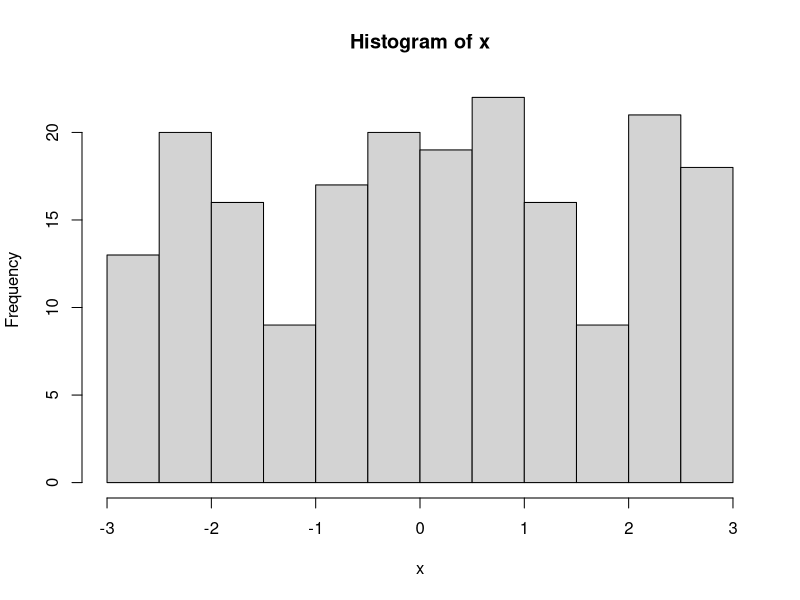
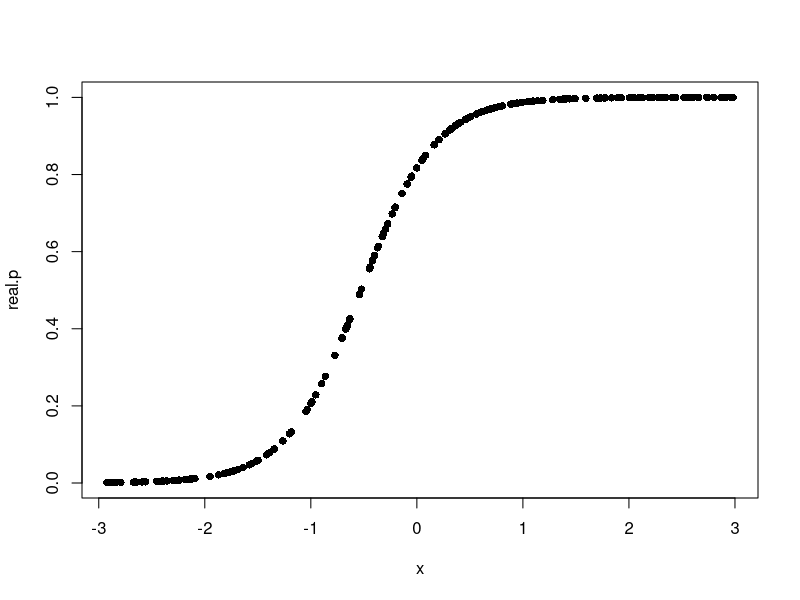
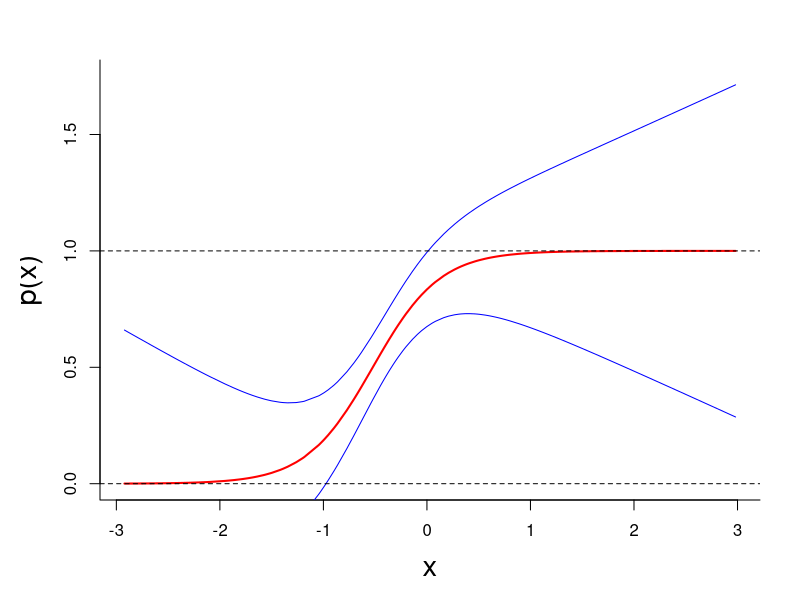

Recreate these plots in R, in order.


# Simulating data 'on the go':


ntrials <- 1; # Bernoulli trials
nreps <- 200;
x <- runif(n=200, min=-3, max=3)
hist(x)

# Setting P(success) as a function of a covariate
beta0<- 1.5
beta1 <- 2.85;
real.p <- 1/(1+exp(-(beta0+beta1*x)))
plot(x, real.p, pch=16)

# Simulating data
data.sim <- rbinom(n=nreps, size=ntrials, prob=real.p)

# raw data
my.data <- cbind(x,data.sim)
colnames(my.data) <- c("covariate", "Successes")

# Negative log-likelihood function:
negll.logist <- function(guess, obs.vec, xvals){
	
	beta0 <- guess[1]
	beta1 <- guess[2]
	p.x  <-  1/(1+exp(-(beta0+beta1*x)))
	
	llike <- dbinom(x=obs.vec, size=1, prob=p.x, log=TRUE)
	negll <- -sum(llike)
	return(negll)
}

# Compute the neg log likelihood for a vectore of guesses of the parameter values
# This is just to see if the negloglike function "negll.logist" works properly
my.guess <- c(0.44,0.6)
negll.logist(guess=my.guess, obs.vec=my.data[,2], xvals=my.data[,1])

# Now the optimization itself
# Work with the neg-loglikelihood and then, you don't need to multiply the hessian by -1

ml.estim <- optim(par=my.guess, fn=negll.logist, method="Nelder-Mead", obs.vec=my.data[,2], xvals= my.data[,1], hessian=TRUE)

mles <- ml.estim$par
my.hess <- ml.estim$hessian

library("MASS") # for 'ginv'

Fish.Inv <- ginv(my.hess) #solve(my.hess)

zalphahalf <- qnorm(p=0.975, mean=0,sd=1) 
st.errs <- zalphahalf*sqrt(diag(Fish.Inv))

low.cis <- mles - st.errs
hi.cis  <- mles + st.errs

CIs.mat <- cbind(low.cis, mles, hi.cis)
colnames(CIs.mat)  <- c("2.5%", "MLE", "97.5%")
row.names(CIs.mat) <- c("Beta0", "Beta1")
print(CIs.mat)


beta0.hat <- mles[1]
beta1.hat <- mles[2]

nice.xs <- sort(x)
p.hat <- 1/(1+exp(-(beta0.hat +beta1.hat*nice.xs)))


mu.y  <- 1/(1+exp(-(beta0.hat +beta1.hat*nice.xs) )) 
var.y <- Fish.Inv[1,1] + (nice.xs^2)*Fish.Inv[2,2] + 2*nice.xs*Fish.Inv[1,2]

first.deriv <- exp(-mu.y)/(1+exp(-mu.y))^2

var.p.x <- (first.deriv^2)*var.y

L.CI <- p.hat - zalphahalf*sqrt(var.p.x)
U.CI <- p.hat + zalphahalf*sqrt(var.p.x)


par(oma=c(1,1,1,1), mar=c(4,4,2,1))
plot(nice.xs, p.hat, type="l", col="red", lwd=2, ylim=c(0,1.75), bty="l", 
xlab="x", ylab="p(x)", cex.lab=1.75)
points(nice.xs, L.CI, type="l", col="blue")
points(nice.xs, U.CI, type="l", col="blue")
abline(h=1, lty=2, col="black")
abline(h=0, lty=2, col="black")

 